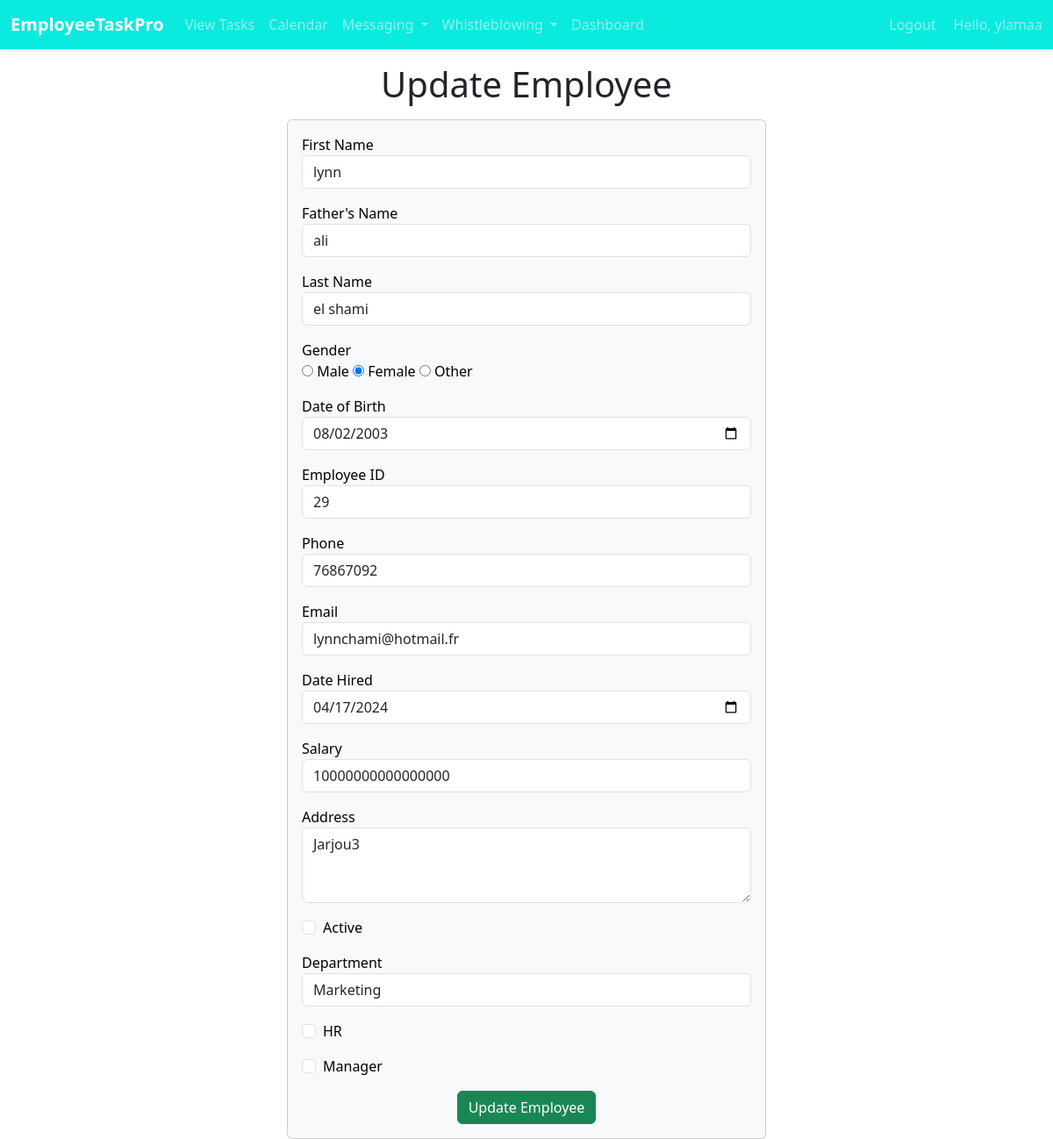
/emp/update-emp/22 (signed in), run on an earlier commit of the app's database.
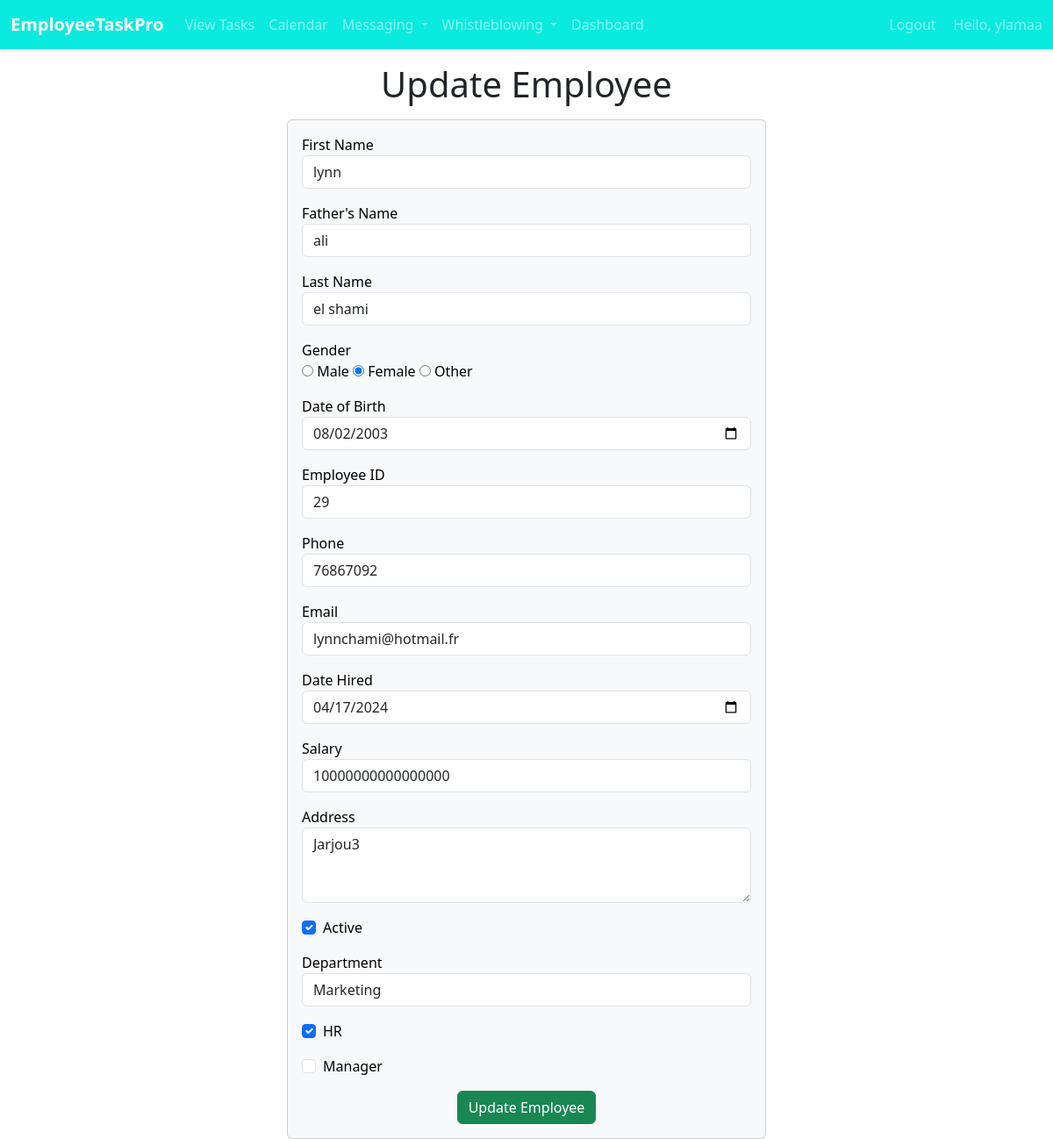
And on a later commit of the database.
### emp/models.py (models this page shows, shortened)
class Emp(models.Model):
    firstname=models.CharField(max_length=200)
    fathername=models.CharField(max_length=200)
    lastname=models.CharField(max_length=200)
    gender = models.TextField(blank=True,null= True)
    dob = models.DateField(blank=True,null= True)
    emp_id=models.CharField(max_length=200)
    phone = models.CharField(max_length=20, null=True)
    email = models.EmailField(null=True)
    date_hired = models.DateField(default=timezone.now)
    salary = models.FloatField(default=0)
    date_added = models.DateTimeField(default=timezone.now)
    date_updated = models.DateTimeField(auto_now=True)
    address = models.CharField(max_length=100, null=True)
    status=models.BooleanField(default=True)
    department=models.CharField(max_length=200, null=True)
    user = models.OneToOneField(User, on_delete=models.CASCADE, null=True)

### emp/views.py (the view)
# urls.py: path("update-emp/<int:emp_id>", update_emp, name='update_emp'),
@login_required
def update_emp(request, emp_id):
    emp = Emp.objects.get(pk=emp_id)
    is_hr = emp.user.groups.filter(name="HR").exists()
    is_manager = emp.user.groups.filter(name="Manager").exists()
    context = {
        'emp': emp,
        'is_hr': is_hr,
        'is_manager': is_manager,
    }
    return render(request, "emp/update_emp.html", context)

### emp/context_processors.py (called while the page is built)
def user_roles(request):
    is_hr_or_manager = request.user.groups.filter(name__in=['HR', 'Manager']).exists()
    is_employee = request.user.groups.filter(name='Employee').exists()
    return {
        'is_hr_or_manager': is_hr_or_manager,
        'is_employee': is_employee,
    }

### templates/emp/update_emp.html (shortened to what the changed rows need)
<!doctype html>
<html lang="en">
<head>
  <link href="https://cdn.jsdelivr.net/npm/bootstrap@5.2.2/dist/css/bootstrap.min.css" rel="stylesheet">
</head>
<body>
  {% include 'emp/navbar.html' %}
  <h1 class="text-center my-3">Update Employee</h1>
  <div class="container">
    <div class="row">
      <div class="col-md-6 offset-md-3">
        <div class="card bg-light text-black">
          <div class="card-body">
            <form action="/emp/do-update-emp/{{ emp.id }}" method="POST">
              <div class="mb-3">
                <label for="firstname">First Name</label>
                <input type="text" id="firstname" class="form-control" placeholder="Enter First Name" name="firstname" value="{{ emp.firstname }}" />
              </div>
              <div class="mb-3">
                <label for="fathername">Father's Name</label>
                <input type="text" id="fathername" class="form-control" placeholder="Enter Father's Name" name="fathername" value="{{ emp.fathername }}" />
              </div>
              <div class="mb-3">
                <label for="lastname">Last Name</label>
                <input type="text" id="lastname" class="form-control" placeholder="Enter Last Name" name="lastname" value="{{ emp.lastname }}" />
              </div>
              <div class="mb-3">
                <div>
                  <input type="radio" id="male" name="gender" value="Male" {% if emp.gender == 'Male' %} checked {% endif %}>
                  <label for="male">Male</label>
                  <input type="radio" id="female" name="gender" value="Female" {% if emp.gender == 'Female' %} checked {% endif %}>
                  <label for="female">Female</label>
                  <input type="radio" id="other" name="gender" value="Other" {% if emp.gender == 'Other' %} checked {% endif %}>
                  <label for="other">Other</label>
                </div>
              </div>
              <div class="mb-3">
                <label for="dob">Date of Birth</label>
                <input type="date" id="dob" class="form-control" name="dob" value="{{ emp.dob|date:"Y-m-d" }}" />
              </div>
              <div class="mb-3">
                <label for="emp_id">Employee ID</label>
                <input type="text" id="emp_id" class="form-control" placeholder="Enter Employee ID" name="emp_id" value="{{ emp.emp_id }}" />
              </div>
              <div class="mb-3">
                <label for="phone">Phone</label>
                <input type="text" id="phone" class="form-control" placeholder="Enter Employee Phone" name="emp_phone" value="{{ emp.phone }}" />
              </div>
              <div class="mb-3">
                <label for="email">Email</label>
                <input type="email" id="email" class="form-control" placeholder="Enter Employee Email" name="email" value="{{ emp.email }}" />
              </div>
              <div class="mb-3">
                <label for="date_hired">Date Hired</label>
                <input type="date" id="date_hired" class="form-control" name="date_hired" value="{{ emp.date_hired|date:"Y-m-d" }}" />
              </div>
              <div class="mb-3">
                <label for="salary">Salary</label>
                <input type="number" id="salary" class="form-control" placeholder="Enter Salary" name="salary" value="{{ emp.salary }}" />
              </div>
              <div class="mb-3">
                <label for="address">Address</label>
                <textarea id="address" rows="3" class="form-control" name="emp_address">{{ emp.address }}</textarea>
              </div>
              <div class="mb-3 form-check">
                <input type="checkbox" id="status" class="form-check-input" name="emp_status" {% if emp.status %} checked {% endif %}>
                <label for="status">Active</label>
              </div>
              <div class="mb-3">
                <label for="department">Department</label>
                <select id="department" class="form-control" name="emp_department">
                  <option value="Marketing" {% if emp.department == 'Marketing' %} selected {% endif %}>Marketing</option>
                </select>
              </div>
                          <div class="mb-3 form-check">
                            <input type="checkbox" class="form-check-input" id="isHR" name="isHR" {% if is_hr %} checked {% endif %}>
                            <label class="form-check-label" for="isHR">HR</label>
                          </div>
            </form>
          </div>
        </div>
      </div>
    </div>
  </div>
</body>
</html>

What changed in the data, as far as the page shows it:
changed Emp "lynn": status "☐" → "☑"
Also different on the page:
form field isHR: "☐" → "☑"
